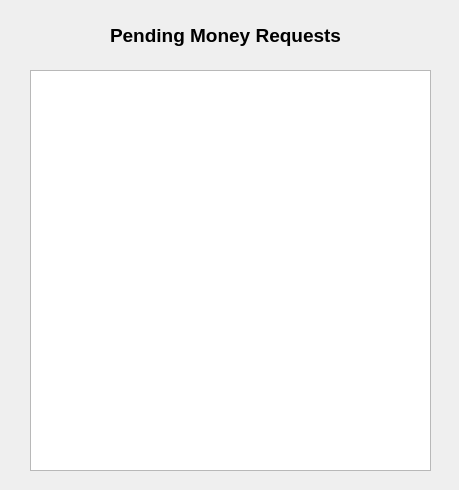
<?xml version="1.0" encoding="UTF-8"?>
<ui version="4.0">
 <class>PendingMoneyRequestsClass</class>
 <widget class="QDialog" name="PendingMoneyRequestsClass">
  <property name="geometry">
   <rect>
    <x>0</x>
    <y>0</y>
    <width>459</width>
    <height>490</height>
   </rect>
  </property>
  <property name="windowTitle">
   <string>PendingMoneyRequests</string>
  </property>
  <widget class="QLabel" name="label">
   <property name="geometry">
    <rect>
     <x>110</x>
     <y>20</y>
     <width>231</width>
     <height>31</height>
    </rect>
   </property>
   <property name="font">
    <font>
     <pointsize>14</pointsize>
     <bold>true</bold>
    </font>
   </property>
   <property name="text">
    <string>Pending Money Requests</string>
   </property>
  </widget>
  <widget class="QListWidget" name="listRequests">
   <property name="geometry">
    <rect>
     <x>30</x>
     <y>70</y>
     <width>401</width>
     <height>401</height>
    </rect>
   </property>
   <property name="spacing">
    <number>10</number>
   </property>
  </widget>
 </widget>
 <layoutdefault spacing="6" margin="11"/>
 <resources/>
 <connections/>
</ui>
